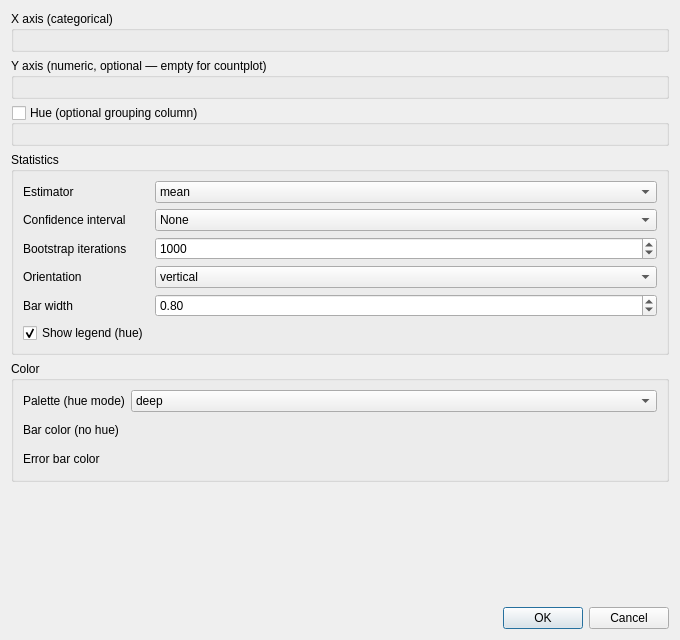
<?xml version="1.0" encoding="UTF-8"?>
<ui version="4.0">
 <class>DAChartAddStatsBarplotWidget</class>
 <widget class="QWidget" name="DAChartAddStatsBarplotWidget">
  <property name="geometry">
   <rect>
    <x>0</x>
    <y>0</y>
    <width>680</width>
    <height>640</height>
   </rect>
  </property>
  <property name="windowTitle">
   <string>Barplot Settings</string>
  </property>
  <layout class="QVBoxLayout" name="verticalLayoutMain">
   <item>
    <widget class="QGroupBox" name="groupBoxXData">
     <property name="title">
      <string>X axis (categorical)</string>
     </property>
     <property name="flat">
      <bool>true</bool>
     </property>
     <layout class="QVBoxLayout" name="verticalLayoutXData">
      <item>
       <widget class="DA::DAChartSeriesSelectWidget" name="selectWidgetXData"/>
      </item>
     </layout>
    </widget>
   </item>
   <item>
    <widget class="QGroupBox" name="groupBoxYData">
     <property name="title">
      <string>Y axis (numeric, optional — empty for countplot)</string>
     </property>
     <property name="flat">
      <bool>true</bool>
     </property>
     <layout class="QVBoxLayout" name="verticalLayoutYData">
      <item>
       <widget class="DA::DAChartSeriesSelectWidget" name="selectWidgetYData"/>
      </item>
     </layout>
    </widget>
   </item>
   <item>
    <widget class="QGroupBox" name="groupBoxHue">
     <property name="title">
      <string>Hue (optional grouping column)</string>
     </property>
     <property name="flat">
      <bool>true</bool>
     </property>
     <property name="checkable">
      <bool>true</bool>
     </property>
     <property name="checked">
      <bool>false</bool>
     </property>
     <layout class="QVBoxLayout" name="verticalLayoutHue">
      <item>
       <widget class="DA::DAChartSeriesSelectWidget" name="selectWidgetHue"/>
      </item>
     </layout>
    </widget>
   </item>
   <item>
    <widget class="QGroupBox" name="groupBoxStats">
     <property name="title">
      <string>Statistics</string>
     </property>
     <property name="flat">
      <bool>true</bool>
     </property>
     <layout class="QFormLayout" name="formLayoutStats">
      <item row="0" column="0">
       <widget class="QLabel" name="labelEstimator">
        <property name="text">
         <string>Estimator</string>
        </property>
       </widget>
      </item>
      <item row="0" column="1">
       <widget class="QComboBox" name="comboBoxEstimator">
        <item>
         <property name="text">
          <string>mean</string>
         </property>
        </item>
        <item>
         <property name="text">
          <string>median</string>
         </property>
        </item>
        <item>
         <property name="text">
          <string>sum</string>
         </property>
        </item>
        <item>
         <property name="text">
          <string>count</string>
         </property>
        </item>
        <item>
         <property name="text">
          <string>std</string>
         </property>
        </item>
        <item>
         <property name="text">
          <string>var</string>
         </property>
        </item>
       </widget>
      </item>
      <item row="1" column="0">
       <widget class="QLabel" name="labelCi">
        <property name="text">
         <string>Confidence interval</string>
        </property>
       </widget>
      </item>
      <item row="1" column="1">
       <widget class="QComboBox" name="comboBoxCi">
        <item>
         <property name="text">
          <string>None</string>
         </property>
        </item>
        <item>
         <property name="text">
          <string>68</string>
         </property>
        </item>
        <item>
         <property name="text">
          <string>95</string>
         </property>
        </item>
        <item>
         <property name="text">
          <string>99</string>
         </property>
        </item>
       </widget>
      </item>
      <item row="2" column="0">
       <widget class="QLabel" name="labelNBoot">
        <property name="text">
         <string>Bootstrap iterations</string>
        </property>
       </widget>
      </item>
      <item row="2" column="1">
       <widget class="QSpinBox" name="spinBoxNBoot">
        <property name="minimum">
         <number>100</number>
        </property>
        <property name="maximum">
         <number>10000</number>
        </property>
        <property name="value">
         <number>1000</number>
        </property>
       </widget>
      </item>
      <item row="3" column="0">
       <widget class="QLabel" name="labelOrient">
        <property name="text">
         <string>Orientation</string>
        </property>
       </widget>
      </item>
      <item row="3" column="1">
       <widget class="QComboBox" name="comboBoxOrient">
        <item>
         <property name="text">
          <string>vertical</string>
         </property>
        </item>
        <item>
         <property name="text">
          <string>horizontal</string>
         </property>
        </item>
       </widget>
      </item>
      <item row="4" column="0">
       <widget class="QLabel" name="labelWidth">
        <property name="text">
         <string>Bar width</string>
        </property>
       </widget>
      </item>
      <item row="4" column="1">
       <widget class="QDoubleSpinBox" name="doubleSpinBoxWidth">
        <property name="minimum">
         <double>0.100000000000000</double>
        </property>
        <property name="maximum">
         <double>1.000000000000000</double>
        </property>
        <property name="singleStep">
         <double>0.100000000000000</double>
        </property>
        <property name="value">
         <double>0.800000000000000</double>
        </property>
       </widget>
      </item>
      <item row="5" column="0">
       <widget class="QCheckBox" name="checkBoxLegend">
        <property name="text">
         <string>Show legend (hue)</string>
        </property>
        <property name="checked">
         <bool>true</bool>
        </property>
       </widget>
      </item>
     </layout>
    </widget>
   </item>
   <item>
    <widget class="QGroupBox" name="groupBoxColor">
     <property name="title">
      <string>Color</string>
     </property>
     <property name="flat">
      <bool>true</bool>
     </property>
     <layout class="QFormLayout" name="formLayoutColor">
      <item row="0" column="0">
       <widget class="QLabel" name="labelPalette">
        <property name="text">
         <string>Palette (hue mode)</string>
        </property>
       </widget>
      </item>
      <item row="0" column="1">
       <widget class="QComboBox" name="comboBoxPalette">
        <item>
         <property name="text">
          <string>deep</string>
         </property>
        </item>
        <item>
         <property name="text">
          <string>muted</string>
         </property>
        </item>
        <item>
         <property name="text">
          <string>pastel</string>
         </property>
        </item>
        <item>
         <property name="text">
          <string>bright</string>
         </property>
        </item>
        <item>
         <property name="text">
          <string>dark</string>
         </property>
        </item>
        <item>
         <property name="text">
          <string>colorblind</string>
         </property>
        </item>
       </widget>
      </item>
      <item row="1" column="0">
       <widget class="QLabel" name="labelColor">
        <property name="text">
         <string>Bar color (no hue)</string>
        </property>
       </widget>
      </item>
      <item row="1" column="1">
       <widget class="DA::DAColorPickerButton" name="colorButton">
        <property name="minimumSize">
         <size>
          <width>40</width>
          <height>20</height>
         </size>
        </property>
        <property name="text">
         <string/>
        </property>
        <property name="autoRaise">
         <bool>true</bool>
        </property>
       </widget>
      </item>
      <item row="2" column="0">
       <widget class="QLabel" name="labelErrColor">
        <property name="text">
         <string>Error bar color</string>
        </property>
       </widget>
      </item>
      <item row="2" column="1">
       <widget class="DA::DAColorPickerButton" name="errColorButton">
        <property name="minimumSize">
         <size>
          <width>40</width>
          <height>20</height>
         </size>
        </property>
        <property name="text">
         <string/>
        </property>
        <property name="autoRaise">
         <bool>true</bool>
        </property>
       </widget>
      </item>
     </layout>
    </widget>
   </item>
   <item>
    <spacer name="verticalSpacer">
     <property name="orientation">
      <enum>Qt::Vertical</enum>
     </property>
     <property name="sizeHint" stdset="0">
      <size>
       <width>20</width>
       <height>40</height>
      </size>
     </property>
    </spacer>
   </item>
   <item>
    <widget class="QDialogButtonBox" name="buttonBox">
     <property name="standardButtons">
      <set>QDialogButtonBox::Cancel|QDialogButtonBox::Ok</set>
     </property>
    </widget>
   </item>
  </layout>
 </widget>
 <customwidgets>
  <customwidget>
   <class>DA::DAChartSeriesSelectWidget</class>
   <extends>QWidget</extends>
   <header>DAChartSeriesSelectWidget.h</header>
  </customwidget>
  <customwidget>
   <class>DA::DAColorPickerButton</class>
   <extends>QToolButton</extends>
   <header>DAColorPickerButton.h</header>
  </customwidget>
 </customwidgets>
 <resources/>
 <connections/>
</ui>
